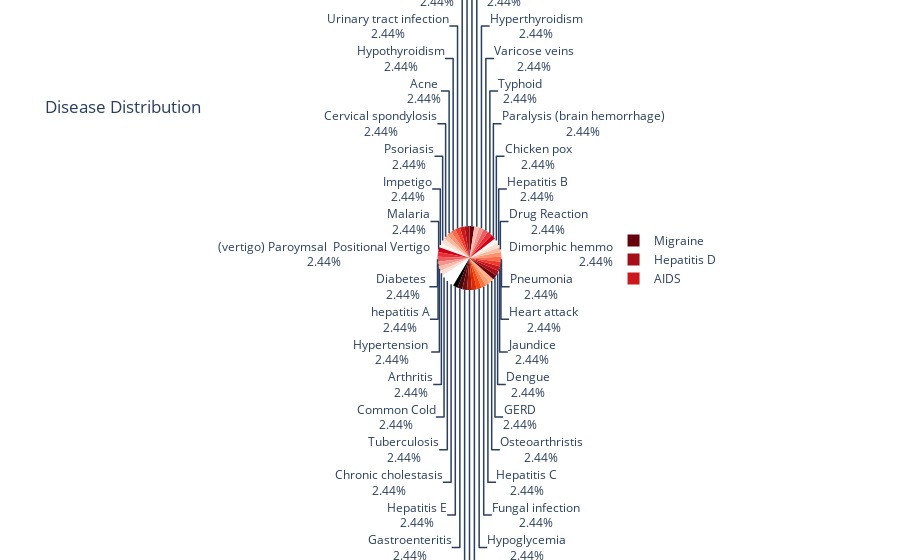

Here is the notebook cell this chart was saved with:
### Code cell
disease_counts = df['prognosis'].value_counts().reset_index()
disease_counts.columns = ['Disease', 'Count']

fig = px.pie(disease_counts, 
             values= 'Count', 
             names= 'Disease', 
             color_discrete_sequence= px.colors.sequential.Reds_r, 
             title= 'Disease Distribution')

fig.update_traces(textinfo='percent+label')

fig.show()

### Figure 1 — Plotly figure (JSON) as saved in the notebook; plotly's stock layout.template omitted (floating-point values rounded to 4 significant figures)
{"data": [{"domain": {"x": [0, 1], "y": [0, 1]}, "hovertemplate": "Disease=%{label}<br>Count=%{value}<extra></extra>", "labels": ["Migraine", "Hepatitis D", "AIDS", "Urinary tract infection", "Hypothyroidism", "Acne", "Cervical spondylosis", "Psoriasis", "Impetigo", "Malaria", "(vertigo) Paroymsal  Positional Vertigo", "Diabetes ", "hepatitis A", "Hypertension ", "Arthritis", "Common Cold", "Tuberculosis", "Chronic cholestasis", "Hepatitis E", "Gastroenteritis", "Bronchial Asthma", "Alcoholic hepatitis", "Peptic ulcer diseae", "Hypoglycemia", "Fungal infection", "Hepatitis C", "Osteoarthristis", "GERD", "Dengue", "Jaundice", "Heart attack", "Pneumonia", "Dimorphic hemmorhoids(piles)", "Drug Reaction", "Hepatitis B", "Chicken pox", "Paralysis (brain hemorrhage)", "Typhoid", "Varicose veins", "Hyperthyroidism", "Allergy"], "legendgroup": "", "name": "", "showlegend": true, "textinfo": "percent+label", "type": "pie", "values": [120, 120, 120, 120, 120, 120, 120, 120, 120, 120, 120, 120, 120, 120, 120, 120, 120, 120, 120, 120, 120, 120, 120, 120, 120, 120, 120, 120, 120, 120, 120, 120, 120, 120, 120, 120, 120, 120, 120, 120, 120]}], "layout": {"legend": {"tracegroupgap": 0}, "piecolorway": ["rgb(103,0,13)", "rgb(165,15,21)", "rgb(203,24,29)", "rgb(239,59,44)", "rgb(251,106,74)", "rgb(252,146,114)", "rgb(252,187,161)", "rgb(254,224,210)", "rgb(255,245,240)"], "title": {"text": "Disease Distribution"}}}
